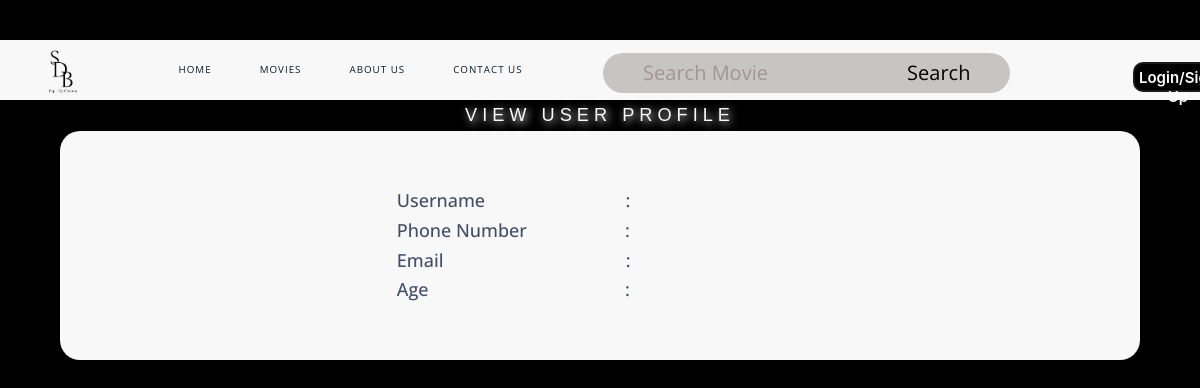
Before: /ViewStaffProfile.php?username=cdickie2j with the older database file.
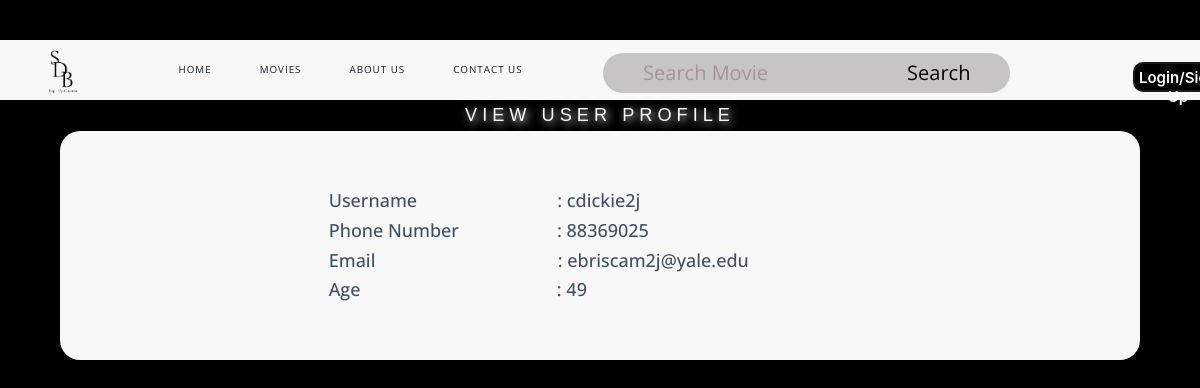
After: the same page with the newer database file.
### tables this page shows
CREATE TABLE `staff` (
  `phoneNo` int(8) DEFAULT NULL,
  `username` varchar(15) DEFAULT NULL,
  `hashedPassw` varchar(64) DEFAULT NULL,
  `email` varchar(30) DEFAULT NULL,
  `age` int(2) DEFAULT NULL,
  `aUsername` varchar(15) DEFAULT NULL,
  `dateLastModified` date DEFAULT NULL
);

### entityClass.php (called while the page is built, shortened)
<?php
class testDB{
    private $conn;
    function __construct($servername = "localhost", $dbusername = "root", $password = "", $dbname = "testdb") {
        $this->conn = new mysqli($servername, $dbusername, $password, $dbname);
    }
    function retrieveStaff($username){
        $result = $this->conn->query("SELECT * from `staff` where `username` = '$username'");
        $row = $result->fetch_all(MYSQLI_BOTH);
        return $row;
    }
}
?>

### dbFunctions.php (called while the page is built, shortened)
<?php
include ("entityClass.php");
class controller{
    private $testDB;
    function __construct(){
        $this->testDB = new testDB();
    }
    function run($method,$var1=0,$var2=0,$var3=0,$var4=0,$var5=0,$var6=0,$var7=0,$var8=0,$var9=0,$var10=0,$var11=0,$var12=0,$var13=0,$var14=0,$var15=0,$var16=0){
        if($method == "validateUserLogin"){
            $result = $this->testDB -> validateUserLogin($var1,$var2,$var3);
        }
        else if($method == "validateRegistration"){
            $result = $this->testDB->validateRegistration($var1);
        }
        else if($method == "processRegistration"){
            $result = $this->testDB->processRegistration($var1,$var2,$var3,$var4,$var5,$var6,$var7,$var8);
        }
        else if($method == "getMovie1"){
            $result = $this->testDB->getMovie1();
        }
        else if($method == "getMovie0"){
            $result = $this->testDB->getMovie0();
        }
        else if($method == "fetchUserDetails"){
            $result = $this->testDB->fetchUserDetails($var1,$var2,$var3);
        }
        else if($method == "searchMovies"){
            $result = $this->testDB->searchMovies($var1);
        }
        else if($method == "searchMovies10"){
            $result = $this->testDB->searchMovies10($var1,$var2);
        }
        else if($method == "searchMovies10Num"){
            $result = $this->testDB->searchMovies10Num($var1,$var2);
        }
        else if($method == "updatePassword"){
            $result = $this->testDB->updatePassword($var1,$var2,$var3,$var4);
        }
        else if($method == "validatePasswordChange"){
            $result = $this->testDB->validatePasswordChange($var1,$var2);
        }
        else if($method == "getBookings"){
            $result = $this->testDB->getBookings();
        }
        else if($method == "getBookingFromID"){
            $result = $this->testDB->getBookingFromID($var1);
        }
        else if($method == "updateBookings"){
            $result = $this->testDB->updateBookings($var1,$var2,$var3,$var4,$var5,$var6,$var7,$var8,$var9,$var10,$var11,$var12,$var13,$var14);
        }
        else if($method == "deleteBooking"){
            $result = $this->testDB->deleteBooking($var1);
        }
        else if($method == "confirmDeletion"){
            $result = $this->testDB->confirmDeletion($var1);
        }
        else if($method == "claimBooking"){
            $result = $this->testDB->claimBooking($var1,$var2);
        }
        else if($method == "getAllMovies"){
            $result = $this->testDB->getAllMovies();
        }
        else if($method == "updateMovie"){
            $result = $this->testDB->updateMovie($var1,$var2,$var3,$var4,$var5,$var6,$var7,$var8,$var9,$var10,$var11,$var12,$var13,$var14,$var15,$var16);
        }
        else if($method == "deleteMovie"){
            $result = $this->testDB->deleteMovie($var1);
        }
        else if($method == "confirmMovieDeletion"){
            $result = $this->testDB->confirmMovieDeletion($var1);
        }
        else if($method == "escapeString"){
            $result = $this->testDB->escapeString($var1);
        }
        else if($method == "addMovie"){
            $result = $this->testDB->addMovie($var1,$var2,$var3,$var4,$var5,$var6,$var7,$var8,$var9,$var10,$var11,$var12,$var13,$var14,$var15,$var16);
        }
        else if($method == "getRoomPlandb"){
            $result = $this->testDB->getRoomPlandb();
        }
        else if($method == "getRoomPlanFromID"){
            $result = $this->testDB->getRoomPlanFromID($var1);
        }
        else if($method == "updateRoomPlan"){
            $result = $this->testDB->updateRoomPlan($var1,$var2,$var3,$var4,$var5,$var6,$var7);
        }
        else if($method == "resetRoomPlan"){
            $result = $this->testDB->resetRoomPlan($var1,$var2,$var3);
        }
        else if($method == "getMovieTitleFromID"){
            $result = $this->testDB->getMovieTitleFromID($var1);
        }
        else if($method == "getBookingFromUsername"){
            $result = $this->testDB->getBookingFromUsername($var1);
        }
        else if($method == "updatePref"){
            $result = $this->testDB->updatePref($var1,$var2,$var3);
        }
        else if($method == "getPref"){
            $result = $this->testDB->getPref($var1);
        }
        else if($method == "getCustomerList"){
            $result = $this->testDB->getCustomerList();
        }
        else if($method == "getAllFood"){
            $result = $this->testDB->getAllFood();
        }
        else if($method == "getFoodFromName"){
            $result = $this->testDB->getFoodFromName($var1);
        }
        else if($method == "updateFood"){
            $result = $this->testDB->updateFood($var1,$var2,$var3,$var4,$var5,$var6);
        }
        else if($method == "deleteFood"){
            $result = $this->testDB->deleteFood($var1);
        }
        else if($method == "confirmDeleteFood"){
            $result = $this->testDB->confirmDeleteFood($var1);
        }
        else if($method == "addFood"){
            $result = $this->testDB->addFood($var1,$var2,$var3,$var4,$var5,$var6);
        }
        else if($method == "countRowFood"){
            $result = $this->testDB->countRowFood($var1);
        }
        else if($method == "getDistinctYear"){
            $result = $this->testDB->getDistinctYear();
        }
        else if($method == "getBookingReportAllTime"){
            $result = $this->testDB->getBookingReportAllTime();
        }
        else if($method == "popularMoviesAllTime"){
            $result = $this->testDB->popularMoviesAllTime();
        }
        else if($method == "busyDatesAllTime"){
            $result = $this->testDB->busyDatesAllTime();
        }
        else if($method == "getBookingReportYear"){
            $result = $this->testDB->getBookingReportYear($var1);
        }
        else if($method == "popularMoviesYear"){
            $result = $this->testDB->popularMoviesYear($var1);
        }
        else if($method == "busyDatesYear"){
            $result = $this->testDB->busyDatesYear($var1);
        }
        else if($method == "getBookingReportYearMonth"){
            $result = $this->testDB->getBookingReportYearMonth($var1,$var2);
        }
        else if($method == "popularMoviesYearMonth"){
            $result = $this->testDB->popularMoviesYearMonth($var1,$var2);
        }
        else if($method == "busyDatesYearMonth"){
            $result = $this->testDB->busyDatesYearMonth($var1,$var2);
        }
        else if($method == "getBookingReportDay"){
            $result = $this->testDB->getBookingReportDay($var1);
        }
        else if($method == "popularMoviesDay"){
            $result = $this->testDB->popularMoviesDay($var1);
        }
        else if($method == "busyDatesDay"){
            $result = $this->testDB->busyDatesDay($var1);
        }
        else if($method == "resetRoomSpec"){
            $result = $this->testDB->resetRoomSpec($var1);
        }
        else if($method == "updateRoomSpec0"){
            $result = $this->testDB->updateRoomSpec0($var1,$var2,$var3);
        }
        else if($method == "getMovieFromID"){
            $result = $this->testDB->getMovieFromID($var1);
        }
        else if($method == "getRoomPlan"){
            $result = $this->testDB->getRoomPlan($var1);
        }
        else if($method == "getRoomSpecs"){
            $result = $this->testDB->getRoomSpecs($var1);
        }
        else if($method == "updateSeatStatusUnavailable"){
            $result = $this->testDB->updateSeatStatusUnavailable($var1, $var2);
        }
        else if($method == "resetSeatingStatus"){
            $result = $this->testDB->resetSeatingStatus($var1);
        }
        else if($method == "getAvailableFoodDetails"){
            $result = $this->testDB->getAvailableFoodDetails();
        }
        else if($method == "getBookingDetails"){
            $result = $this->testDB->getBookingDetails($var1);
        }
        else if($method == "getSeatStatus"){
            $result = $this->testDB->getSeatStatus($var1,$var2,$var3);
        }
        else if($method == "getSeatName"){
            $result = $this->testDB->getSeatName($var1,$var2,$var3);
        }
        else if($method == "updateBookingdb"){
            $result = $this->testDB->updateBookingdb($var1,$var2,$var3,$var4,$var5,$var6,$var7,$var8,$var9,$var10,$var11,$var12,$var13,$var14);
        }
        else if($method == "redeemPoints"){
            $result = $this->testDB->redeemPoints($var1,$var2);
        }
        else if($method == "gainPoints"){
            $result = $this->testDB->gainPoints($var1,$var2);
        }
        else if($method == "updateSeatStatus"){
            $result = $this->testDB->updateSeatStatus($var1,$var2);
        }
        else if($method == "retrieveStaff"){
            $result = $this->testDB->retrieveStaff($var1);
        }
        return $result;
   }
}
?>

### ViewStaffProfile.php (the view, shortened to what the changed rows need)
<?php
include("navbar.php");
class ViewStaffProfile{
    function display(){
        include("dbFunctions.php");
        $message = "";
        $controller = new controller ();
        if($_SERVER['REQUEST_METHOD'] === 'GET'){
            $username = $_GET['username'];
            $result = $controller->run("retrieveStaff", $username);
            $message =  '<form action="?" method="POST">';
            $message = $message.'<h4 style="text-align: left; white-space: pre;">Username                              : '.$result[0]['username'].'</h4>';
            $message = $message.'<h4 style="text-align: left; white-space: pre;">Phone Number                     : '.$result[0]['phoneNo'].'</h4>';
            $message = $message.'<h4 style="text-align: left; white-space: pre;">Email                                       : '.$result[0]['email'].'</h4>';
            $message = $message.'<h4 style="text-align: left; white-space: pre;">Age                                          : '.$result[0]['age'].'</h4>';
            $message = $message.'</form>';
        }
        echo '
    <!DOCTYPE html>
    <html lang="en">
    <head>
    <link rel="stylesheet" href="https://maxcdn.bootstrapcdn.com/font-awesome/4.7.0/css/font-awesome.min.css">
    <link rel="stylesheet" href="https://maxcdn.bootstrapcdn.com/bootstrap/3.3.7/css/bootstrap.min.css">
    <link rel="stylesheet" href="https://cdnjs.cloudflare.com/ajax/libs/font-awesome/4.7.0/css/font-awesome.min.css">
    </head>
    <body>';
    echo'
        <center>
            <div id="content">
        <h2>View<span style="color:#F8F8F8;"> User Profile</span></h2>
        </div>
     <div class="form">
                    <div class="row">
                        <div class="col">';
                        echo $message;
          echo'
    </body>
    </html>';
    }
}
$display = new ViewStaffProfile();
$display->display();
?>

Changed rows visible on the page:
added staff: username "cdickie2j", phoneNo "88369025", email "ebriscam2j@yale.edu", age "49"
